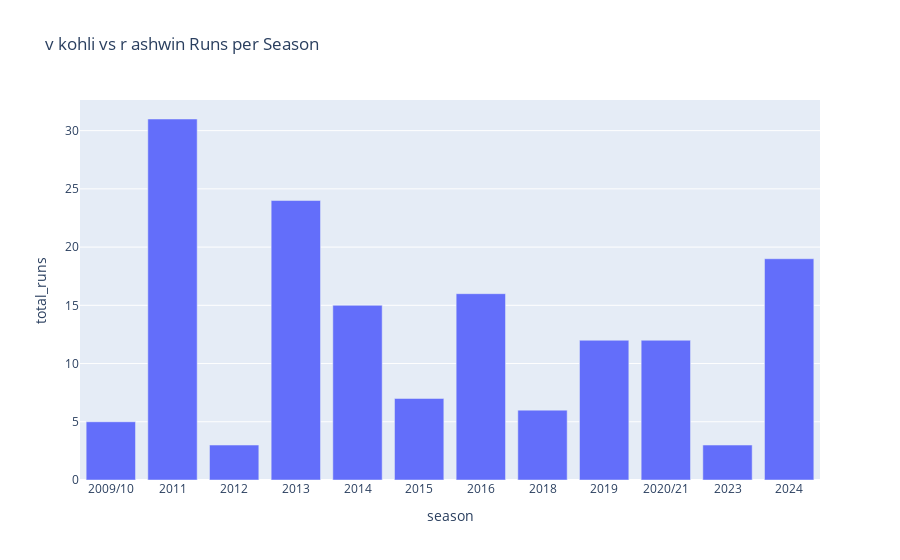

Here is the notebook cell this chart was saved with:
### Code cell
Batter_Vs_Bowler('v kohli','r ashwin')

### Figure 1 — Plotly figure (JSON) as saved in the notebook; plotly's stock layout.template omitted (floating-point values rounded to 4 significant figures)
{"data": [{"hovertemplate": "season=%{x}<br>total_runs=%{y}<extra></extra>", "legendgroup": "", "marker": {"color": "#636efa", "pattern": {"shape": ""}}, "name": "", "orientation": "v", "showlegend": false, "textposition": "auto", "type": "bar", "x": ["2009/10", "2011", "2012", "2013", "2014", "2015", "2016", "2018", "2019", "2020/21", "2023", "2024"], "xaxis": "x", "y": [5, 31, 3, 24, 15, 7, 16, 6, 12, 12, 3, 19], "yaxis": "y"}], "layout": {"barmode": "relative", "legend": {"tracegroupgap": 0}, "title": {"text": "v kohli vs r ashwin Runs per Season"}, "xaxis": {"anchor": "y", "domain": [0, 1], "title": {"text": "season"}}, "yaxis": {"anchor": "x", "domain": [0, 1], "title": {"text": "total_runs"}}}}
